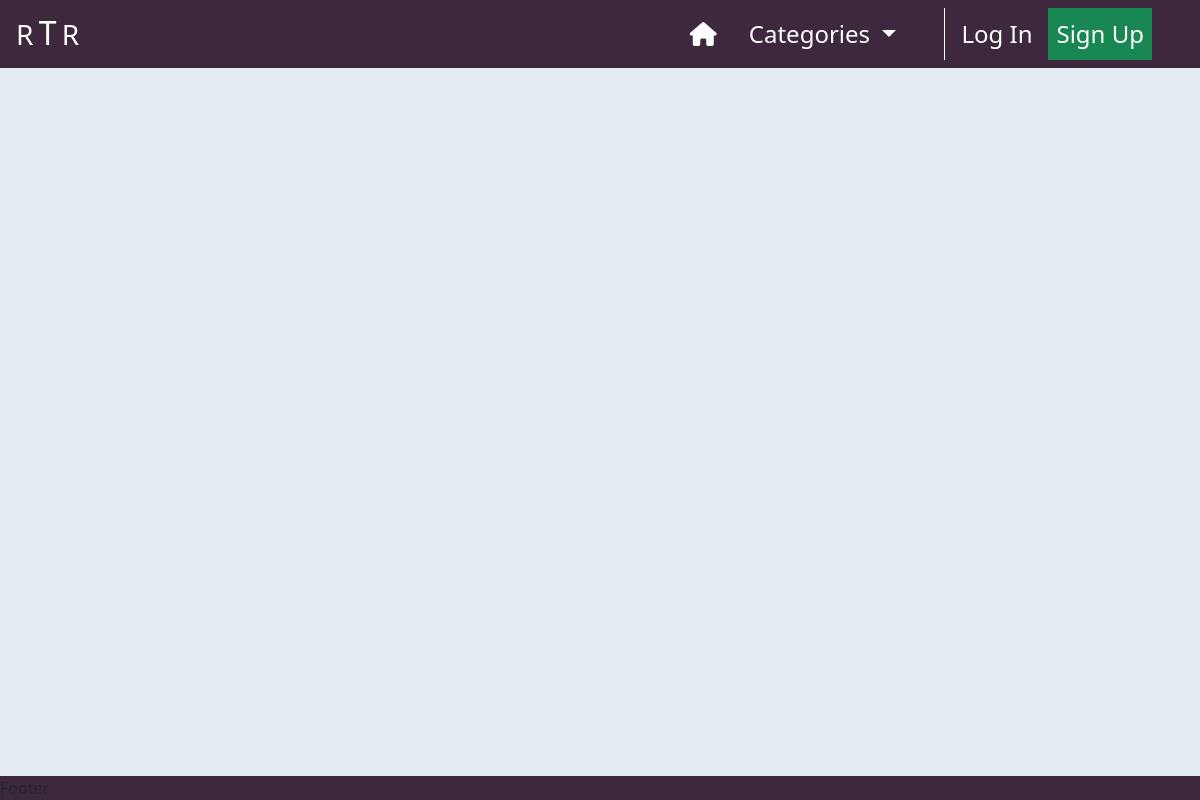
The app's page /, older data.
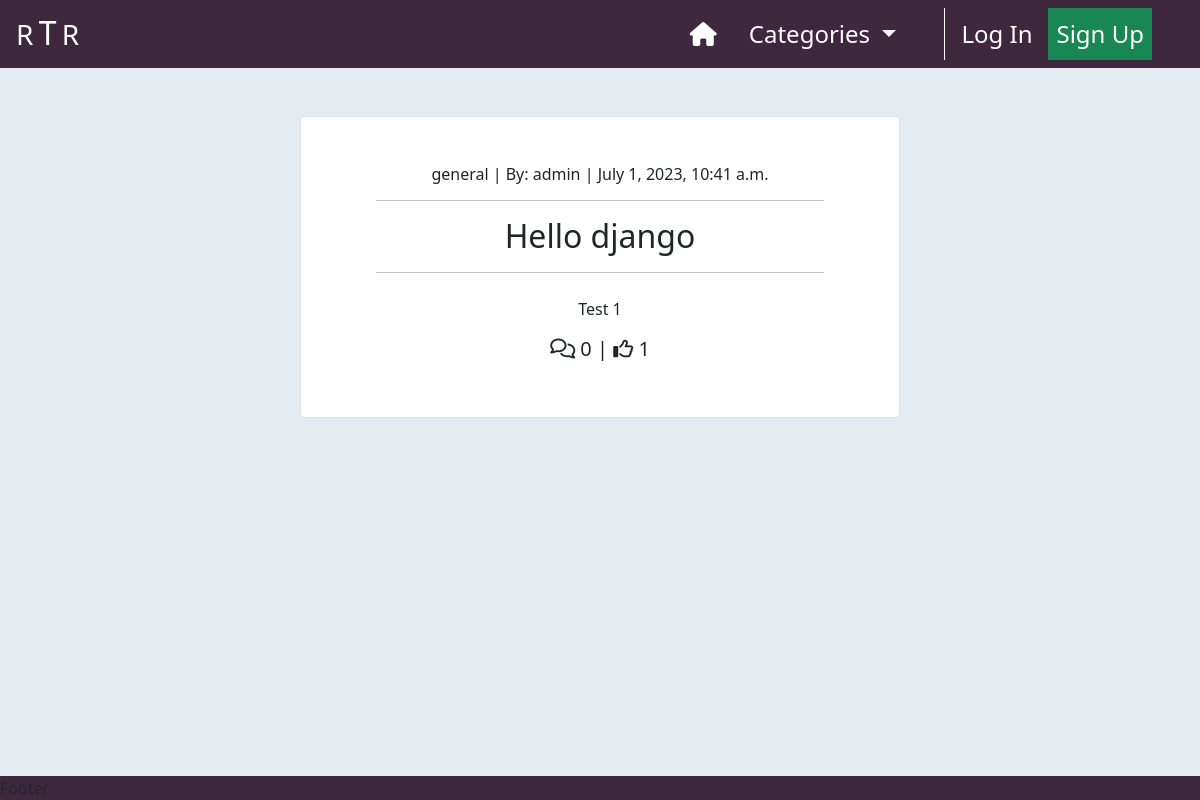
The same page, newer data.
### home/models.py (models this page shows, shortened)
class Post(models.Model):
    title = models.CharField(max_length=200, unique=True)
    slug = models.SlugField(
        max_length=200,
        unique=True,
        null=True,
        blank=True
    )
    author = models.ForeignKey(
        User,
        on_delete=models.CASCADE,
        related_name='posts'
    )
    is_edited = models.BooleanField(default=False)
    excerpt = models.TextField(max_length=300, null=True, blank=True)
    content = models.TextField()
    category = models.ForeignKey(
        Category,
        max_length=30,
        null=True,
        blank=True,
        on_delete=models.SET_NULL
    )
    featured_image = CloudinaryField('image', default='placeholder')
    created_on = models.DateTimeField(auto_now_add=True)
    status = models.IntegerField(choices=STATUS, default=1)
    likes = models.ManyToManyField(User, related_name='likes', blank=True)
    class Meta:
        ordering = ['-created_on']

class Category(models.Model):
    class Meta:
        verbose_name_plural = 'Categories'
    friendly_name = models.CharField(max_length=254)
    name = models.CharField(max_length=254, null=True, blank=True)
    def get_friendly_name(self):
        return self.friendly_name

### home/views.py (the view)
# urls.py: path('', views.PostList.as_view(), name="index"),
class PostList(ListView):
    model = Post
    ordering = ['-created_on']
    template_name = "home/index.html"
    paginate_by = 2
    def get_queryset(self):
        category = self.request.GET.get('category')
        if category is not None:
            return Post.objects.filter(
                    category=category
                   ).order_by('-created_on')
        else:
            return Post.objects.all().order_by('-created_on')
    def get_context_data(self, **kwargs):
        context = super().get_context_data(**kwargs)
        context["category"] = self.request.GET.get('category', None)
        return context

### home/context_processors.py (called while the page is built)
def categories(request):
    return {
        'categories': Category.objects.all()
    }

### home/templates/home/index.html (shortened to what this page needs)
{% extends "base.html" %}
{% load static %}
{% block content %}
    <div class="container-fluid p-0">
        <div class="row g-0">
            <div class="col-md-8 col-lg-6 offset-md-2 offset-lg-3 text-center">
                {% for post in post_list %}
                    <div class="card card-border {% if is_paginated and forloop.first %}
                                                    mt-2
                                                 {% else %}
                                                    mt-5
                                                {% endif %}
                                                {% if forloop.last and not is_paginated %}
                                                    mb-5
                                                {% endif %}">
                        <a href="{% url 'post_detail' post.slug %}"
                            class="post-detail-link d-block my-5 text-dark text-decoration-none">
                            <h6>{{ post.category.name }} | By: {{ post.author | safe }}
                                <span class="post-date"> | {{ post.created_on }}</span>
                            </h6>
                            <hr class="w-75" style="margin-left: 12.5%;">
                            <h2 class="card-title">
                                {{ post.title }}
                            </h2>
                            <hr class="w-75" style="margin-left: 12.5%;">
                            {% if post.excerpt %}
                                <p class="mt-4 mx-2">{{ post.excerpt }}</p>
                            {% endif %}
                            <h5>
                                <span><i class="fa-regular fa-comments"></i> {{ post.comments.count }}</span> |
                                <span><i class="fa-regular fa-thumbs-up"></i> {{ post.likes.count }}</span>
                            </h5>
                        </a>
                    </div>
                {% endfor %}
            </div>
        </div>
    </div>
{% endblock %}

### templates/base.html (shortened to what this page needs)
{% load static %}
<!DOCTYPE html>
<html class="h-100 w-100" lang="en">
    <head>
        {% block corecss %}
            <link rel="stylesheet"
                  href="https://cdnjs.cloudflare.com/ajax/libs/font-awesome/5.15.3/css/all.min.css"
            >
            <link href="https://cdn.jsdelivr.net/npm/bootstrap@5.0.1/dist/css/bootstrap.min.css"
                  rel="stylesheet"
            >
            <link rel="stylesheet"
                  href="{% static 'css/base.css' %}"
            >
        {% endblock %}
    </head>
    <body class="h-100 w-100 d-flex flex-column bg-alice">
        <nav class="navbar navbar-expand-lg navbar-dark bg-purple">
            <a class="navbar-brand ms-3" href="{% url 'index' %}">
                <span class="fs-3 text-white">R</span>
                <h2 class="d-inline text-white">T</h2>
                <span class="fs-3 text-white me-5">R</span>
            </a>
            <div class="collapse navbar-collapse" id="navbarNavDropdown">
              <ul class="navbar-nav ms-auto me-5">
                <li class="nav-item">
                  <a class="nav-link ms-2 me-2 text-white fs-4"
                     href="{% url 'index' %}">
                    <i class="fa-solid fa-house" style="color: #ffffff;"></i>
                  </a>
                </li>
                <li class="nav-item dropdown">
                  <a class="nav-link dropdown-toggle ms-2 me-2 text-white fs-4"
                     href="#"
                     id="categories-dropdown" data-bs-toggle="dropdown"
                     aria-haspopup="true" aria-expanded="false">
                    Categories
                  </a>
                </li>
                <li class="nav-item active">
                  <a class="nav-link ms-2 text-white fs-4 me-2" href="#">
                  </a>
                </li>
                {% if user.is_authenticated %}
                  <li class="nav-item">
                    <a class="nav-link ms-2 me-2 text-white fs-4"
                       href="{% url 'create_post' %}">
                      <i class="fa-sharp fa-solid fa-pen-nib" style="color: #ffffff;"></i>
                      Create Post
                    </a>
                  </li>
                  <li class="nav-item dropdown">
                    <a class="nav-link dropdown-toggle ms-2 text-white fs-4" href="#"
                       id="userDropDown" data-bs-toggle="dropdown"
                       aria-haspopup="true" aria-expanded="false">
                      <i class="fa-solid fa-user" style="color: #ffffff;"></i>
                      {{ user.username }}
                    </a>
                    <div class="dropdown-menu p-0 border-0 m-0 bg-purple" aria-labelledby="userDropDown">
                      <a class="dropdown-item bg-purple text-white fs-5" href="{% url 'profile' %}">
                        Profile
                      </a>
                      <a class="dropdown-item bg-purple text-white fs-5" href="">
                        User Settings
                      </a>
                      <a class="dropdown-item bg-purple text-white fs-5" href="{% url 'account_logout' %}">
                        Log Out
                      </a>
                    </div>
                  </li>
                {% else %}
                  <li class="nav-item ml-auto">
                    <a class="nav-link fs-4 ms-2 text-white"
                       href="{% url 'account_login' %}">
                       Log In
                    </a>
                  </li>
                  <li class="nav-item">
                    <a class="nav-link fs-4 ms-2 text-white btn-success"
                       href="{% url 'account_signup' %}">
                      Sign Up
                    </a>
                  </li>
                {% endif %}
              </ul>
            </div>
          </nav>
        {% block content %}
        {% endblock content %}
        <footer class="mt-auto w-100 bg-purple">
        </footer>
    </body>
</html>

### static/css/base.css (style rules this page uses)
.bg-alice { background-color: #E4EBF1; }
.bg-purple { background-color: #3E283E; }

Row changes from the older to the newer data that the page shows:
added Post: category.name "general", author "admin", created_on "July 1, 2023, 10:41 a.m.", title "Hello django", excerpt "Test 1", comments.count "0", likes.count "1"
